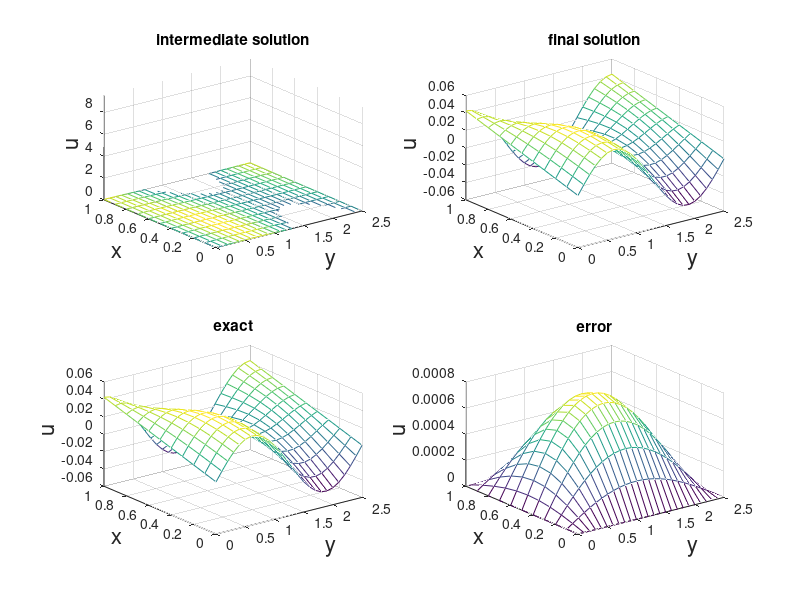

Recreate this plot in MATLAB.
% HW15 Problem 2
%
% Solve the 2D IBVP using the simple explicit method

%% parameters
pb = 1; % whether to plot intermediate solution
t0 = 0.0;
tf = 0.5;
h = 0.1; % one at a time!
k = 0.002;
r = k/h^2;
% domain
ymax = 2.5;
y = (0:h:ymax)';
x = (0:h:1)';
M = length(x); 
N = length(y);
t = (t0:k:tf)';
% initial distribution
[xx,yy] = meshgrid(x,y);
u0 = 10.*sin(pi.*xx).*sin(pi.*yy./ymax)+sin(2*pi.*yy./ymax).*(1-xx)+cos(2*pi.*yy./ymax).*xx;
% boundaries
g00 = @(t) sin(2*pi.*y./ymax).*exp(-(2*pi/ymax)^2*t); % x at 0
g10 = @(t) cos(2*pi.*y./ymax).*exp(-(2*pi/ymax)^2*t); % x at 1
g01 = @(t) x.*exp(-(2*pi/ymax)^2*t); % y at 0
g11 = @(t) x.*exp(-(2*pi/ymax)^2*t); % y at ymax

u = u0;

%% solving loop

if pb
    figure(15020101); % for watching solution
    subplot(221);
    mesh(yy,xx,u0);
    xlabel('y','FontSize',16);
    ylabel('x','FontSize',16);
    zlabel('u','FontSize',16);
    zlim([0,max(max(u0))]);
end

for i=2:length(t)
    disp(t(i));
    % first set the size of unew
    unew = zeros(N,M);
    % take the middle of the matrix
    umid = u(2:end-1,2:end-1);
    % update
    % note that the index is (y,x)
    % such that (1:end-2,2:end-1) grabs from 0 boundary in y
    unew(2:end-1,2:end-1) = (1-4*r).*umid...
        +r.*u(1:end-2,2:end-1)+r.*u(3:end,2:end-1)... % shifted in y
        +r.*u(2:end-1,1:end-2)+r.*u(2:end-1,3:end); % shifted in x
    unew(:,1) = g00(t(i));
    unew(:,end) = g10(t(i));
    unew(1,:) = g01(t(i));
    unew(end,:) = g11(t(i));
    
    % check minimax prinicple
    % if max(unew) > max(u0)
    %     fprintf('your solution is behaving badly\n')
    %     break
    % end
    
    u = unew;
    
    if pb
        figure(15020101); % for watching solution
        subplot(221);        
        mesh(yy,xx,u);
        xlim([0,ymax]);
        zlim([0,max(max(u0))]);
        xlabel('y','FontSize',16);
        ylabel('x','FontSize',16);
        zlabel('u','FontSize',16);
        % pause(.01);
    end
end

title('intermediate solution');

%% plotting
% figure(15020201);
% clf;
figure(15020101);
subplot(222);        
mesh(yy,xx,u);
xlim([0,ymax]);
xlabel('y','FontSize',16);
ylabel('x','FontSize',16);
zlabel('u','FontSize',16);
title('final solution');

uexact = 10.*sin(pi.*xx).*sin(pi.*yy./ymax).*exp(-(1+1/ymax^2)*pi^2*tf)+(sin(2*pi.*yy./ymax).*(1-xx)+cos(2*pi.*yy./ymax).*xx).*exp(-(2*pi/ymax)^2*tf);y

figure(15020101);
subplot(223);        
mesh(yy,xx,uexact);
xlim([0,ymax]);
xlabel('y','FontSize',16);
ylabel('x','FontSize',16);
zlabel('u','FontSize',16);
title('exact');


% compare to exact
% figure(15020301);
% clf;
figure(15020101);
subplot(224);        
mesh(yy,xx,abs(uexact-u));
xlim([0,ymax]);
xlabel('y','FontSize',16);
ylabel('x','FontSize',16);
zlabel('u','FontSize',16);
title('error');